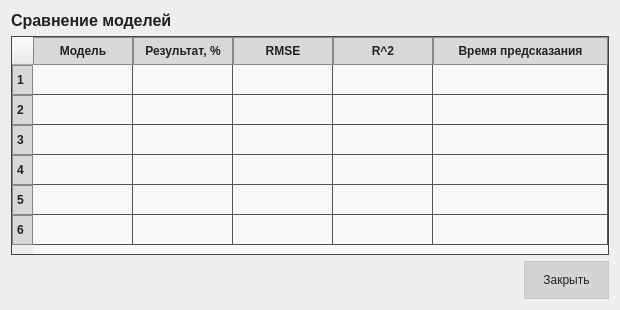
<?xml version="1.0" encoding="UTF-8"?>
<ui version="4.0">
 <class>CompareModelsDialog</class>
 <widget class="QDialog" name="CompareModelsDialog">
  <property name="geometry"><rect><x>0</x><y>0</y><width>620</width><height>310</height></rect></property>
  <property name="windowTitle"><string>Сравнение моделей</string></property>
  <property name="styleSheet"><string notr="true">QDialog, QWidget { background:#eeeeee; font:10pt "Segoe UI"; color:#222; }
QTableWidget { background:#f8f8f8; gridline-color:#555; border:1px solid #444; }
QHeaderView::section { background:#d8d8d8; border:1px solid #888; padding:4px; font-weight:bold; }
QPushButton { background:#d4d4d4; border:1px solid #c7c7c7; min-height:28px; padding:4px 18px; }</string></property>
  <layout class="QVBoxLayout" name="verticalLayout">
   <item><widget class="QLabel" name="titleLabel"><property name="text"><string>Сравнение моделей</string></property><property name="styleSheet"><string notr="true">font-weight:bold; font-size:12pt;</string></property></widget></item>
   <item>
    <widget class="QTableWidget" name="tableCompare">
     <property name="columnCount"><number>5</number></property>
     <property name="rowCount"><number>6</number></property>
     <attribute name="horizontalHeaderStretchLastSection"><bool>true</bool></attribute>
     <column><property name="text"><string>Модель</string></property></column>
     <column><property name="text"><string>Результат, %</string></property></column>
     <column><property name="text"><string>RMSE</string></property></column>
     <column><property name="text"><string>R^2</string></property></column>
     <column><property name="text"><string>Время предсказания</string></property></column>
    </widget>
   </item>
   <item>
    <layout class="QHBoxLayout" name="buttonsLayout">
     <item><spacer name="spacer"><property name="orientation"><enum>Qt::Horizontal</enum></property><property name="sizeHint" stdset="0"><size><width>40</width><height>20</height></size></property></spacer></item>
     <item><widget class="QPushButton" name="btnCloseCompare"><property name="text"><string>Закрыть</string></property></widget></item>
    </layout>
   </item>
  </layout>
 </widget>
 <resources/>
 <connections/>
</ui>
